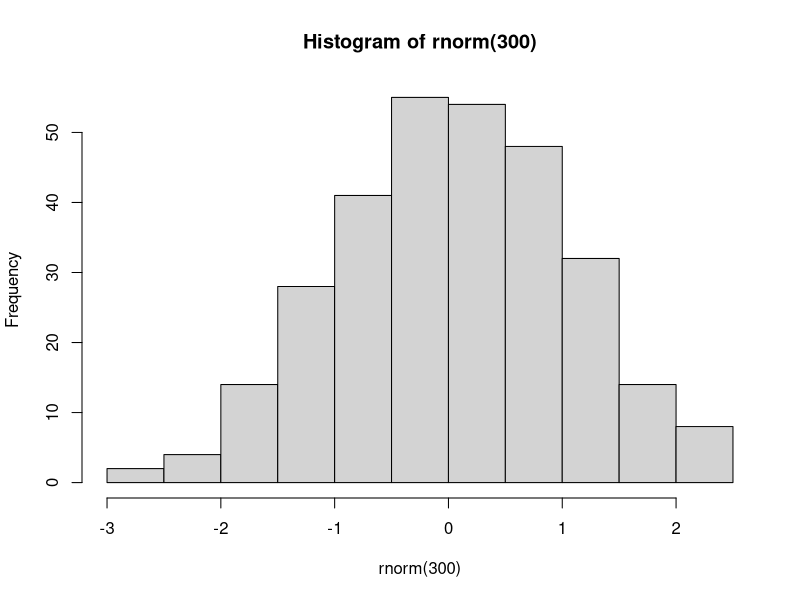

R code for this plot:
seconds_in_year <- 60 * 60 * 24 * 365
print(seconds_in_year)

sqrt_of_fave_num <- sqrt(4)
print(sqrt_of_fave_num)

rep("hello!", 100)
hist(x=rnorm(300))